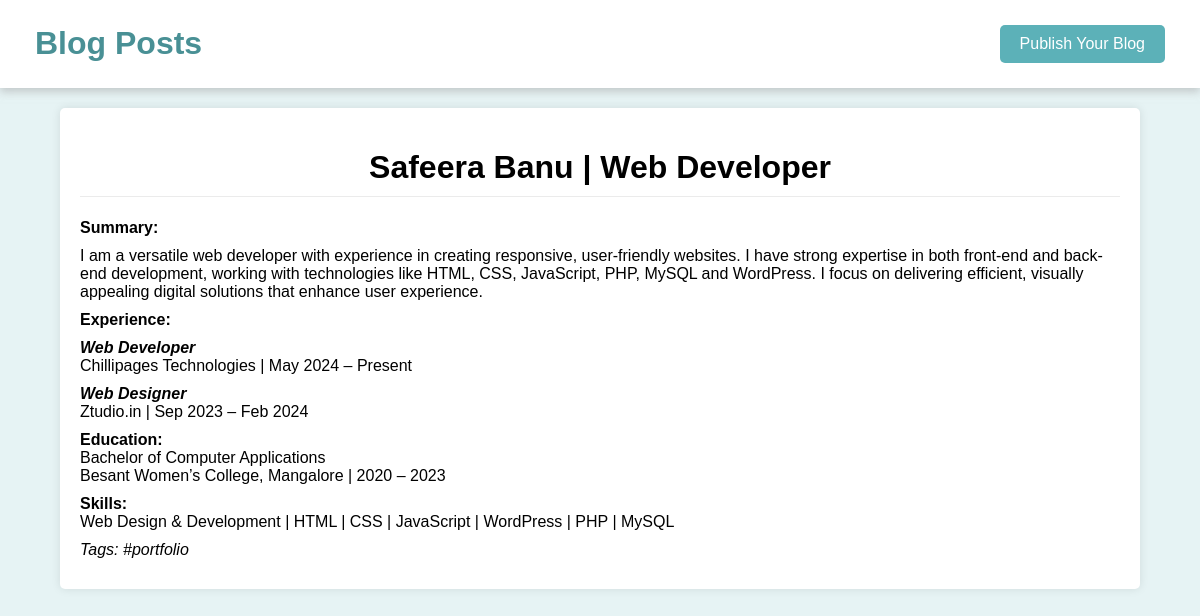
Page /view_post.php?id=18 on the committed database.
### tables this page shows
CREATE TABLE `posts` (
  `id` int(11) NOT NULL,
  `user_id` int(11) DEFAULT NULL,
  `title` varchar(255) NOT NULL,
  `content` text DEFAULT NULL,
  `created_at` timestamp NOT NULL DEFAULT current_timestamp(),
  `tags` varchar(255) DEFAULT NULL,
  `status` enum('draft','published') DEFAULT 'draft'
);

### view_post.php (the view, shortened to what this page needs)
<?php
require 'db.php';
$post_id = $_GET['id'];
$stmt = $conn->prepare("SELECT * FROM posts WHERE id = ? AND status = 'published'");
$stmt->bind_param('i', $post_id);
$stmt->execute();
$result = $stmt->get_result();
$post = $result->fetch_assoc();
?>
<!DOCTYPE html>
<html lang="en">
<head>
    <link rel="stylesheet" href="css/style.css">
</head>
<body>
<header>
        <h1>Blog Posts</h1>
        <a href="login.php" class="btn">Publish Your Blog</a>
    </header>
    <div class="container">
        <div class="post">
            <h1 class="title-txt"><?php echo htmlspecialchars($post['title']); ?></h1>
            <p><?php echo $post['content']; ?></p>
            <div class="post-tags">
                Tags: <?php echo htmlspecialchars($post['tags']); ?>
            </div>
        </div>
    </div>
</body>
</html>

### css/style.css (style rules this page uses)
body { font-family: "poppins",sans-serif; margin: 0; padding: 0; background-color: #5cb1b826; }
.container { width: 90%; margin: 20px auto; }
header { display: flex; justify-content: space-between; align-items: center; box-shadow: 0 4px 8px rgb(174 175 176 / 60%); padding: 4px 35px; color: #499095; background-color: white; }
h1 { text-align: center; }
.btn { display: inline-block; padding: 10px 20px; background-color:#5cb1b8; color: white; text-decoration: none; border-radius: 5px; margin: 5px 0; text-align: center; border: none; }
.post { background-color: white; margin-bottom: 20px; padding: 20px; border-radius: 5px; box-shadow: 0 0 10px rgba(0, 0, 0, 0.1); }
.title-txt { padding: 0 0 10px 0; border-bottom: 1px solid #80808029; }
.post p { margin: 10px 0; }
.post-tags { margin: 10px 0; font-style: italic; }

### rows in the picture
posts: title "Safeera Banu | Web Developer", content "Summary: I am a versatile web developer with experience in creating responsive, user-friendly websites. I have strong expertise in both front-end and back-end development, working with technologies like HTML, CSS, JavaScript, PHP, MySQL and WordPress. I focus on delivering efficient, visually appealing digital solutions that enhance user experience. Experience: Web Developer Chillipages Technologies | May 2024 – Present Web Designer Ztudio.in | Sep 2023 – Feb 2024 Education: Bachelor of Computer Applications Besant Women’s College, Mangalore | 2020 – 2023 Skills: Web Design & Development | HTML | CSS | JavaScript | WordPress | PHP | MySQL", tags "#portfolio"
